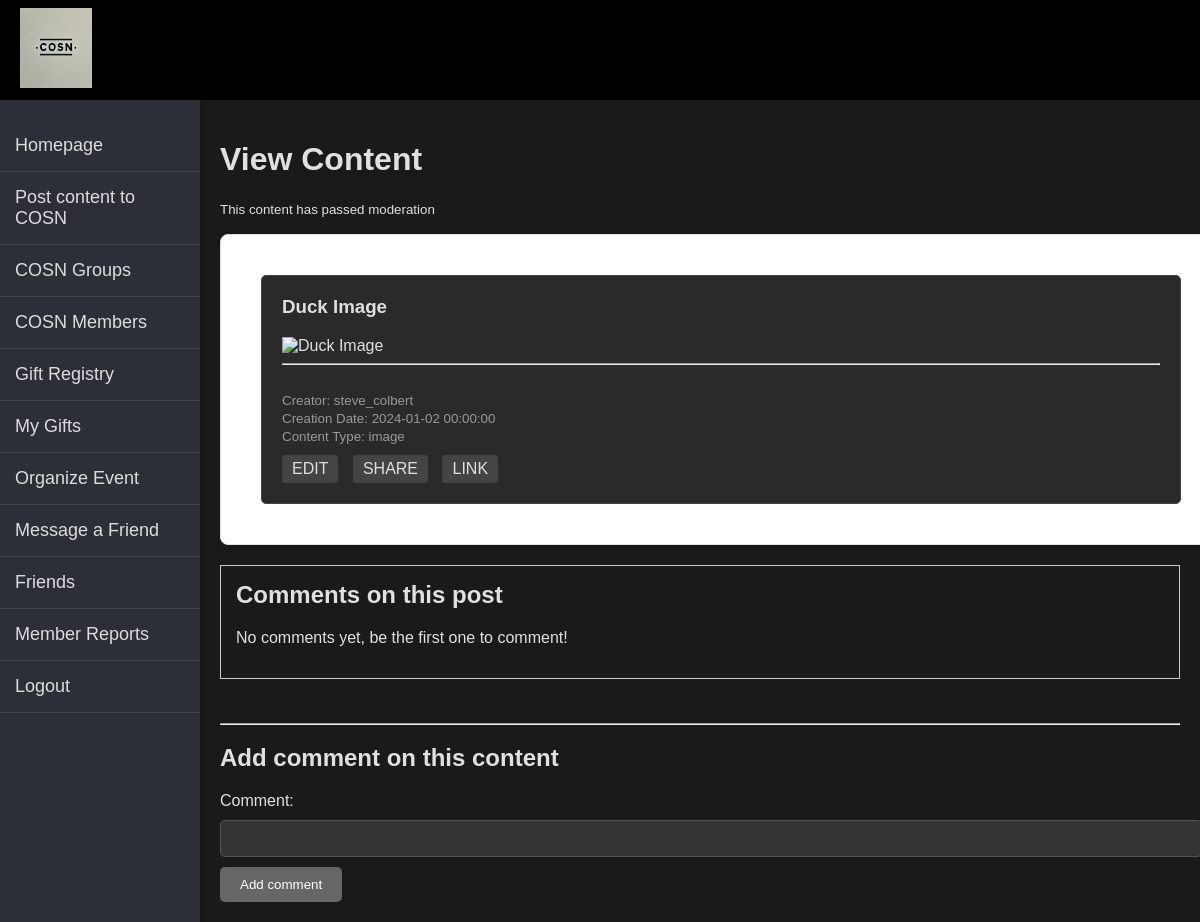
Page /App/COSN_content_view.php?content_id=2 (signed in) on the committed database.
### App/COSN_content_view.php (the view, shortened to what this page needs)
<?php
include("db_config.php");
include("header.php");
include('sidebar.php');
if ($_SESSION['privilege_level'] === 'administrator'){
    $isAdmin = true;
}else{
    $isAdmin = false;
}
$logged_in_member_id = $_SESSION['member_id'];
$content_id = $_GET['content_id'];
$sql = $pdo->prepare("
    SELECT
        content_id, m.username, content_type, content_data, content_creation_date, content_title, moderation_status,
        cpp.content_public_permission_type AS content_permission_type, 'public' as content_feed_type, NULL as post_group_name
    FROM
        kpc353_2.content as cont
    INNER JOIN kpc353_2.content_public_permissions as cpp
        ON cont.content_id = cpp.target_content_id
    INNER JOIN kpc353_2.members as m
        ON cont.creator_id = m.member_id
        AND content_id = :content_id
    WHERE
        moderation_status = 'approved'
    UNION
    SELECT
        content_id, m.username, content_type, content_data, content_creation_date, content_title, moderation_status,
        cmp.content_permission_type AS content_permission_type, 'private' as content_feed_type, NULL as post_group_name
    FROM
        kpc353_2.content as cont
    INNER JOIN kpc353_2.content_member_permission as cmp
        ON cont.content_id = cmp.target_content_id
    INNER JOIN kpc353_2.members as m
        ON cont.creator_id = m.member_id
    WHERE
        moderation_status = 'approved' AND
        cmp.authorized_member_id = :logged_in_member_id
        AND content_id = :content_id
    UNION
    SELECT
        content_id, m.username, content_type, content_data, content_creation_date, content_title, moderation_status,
        cgp.content_group_permission_type AS content_permission_type, 'group' as content_feed_type, g.group_name as post_group_name
    FROM
        kpc353_2.content as cont
    INNER JOIN kpc353_2.content_group_permissions as cgp
        ON cont.content_id = cgp.target_content_id
    INNER JOIN kpc353_2.groups as g
        ON g.group_id = cgp.target_group_id
    INNER JOIN kpc353_2.group_members as gm
        on gm.joined_group_id = g.group_id
    INNER JOIN kpc353_2.members as m
        ON m.member_id = gm.participant_member_id
    WHERE
        moderation_status = 'approved'
        AND m.member_id = :logged_in_member_id
        AND content_id = :content_id
    ORDER BY content_creation_date desc
    ");
$sql->execute(['logged_in_member_id' => $logged_in_member_id, 'content_id'=>$content_id]);
$contentPermissions = $sql->fetchAll(PDO::FETCH_ASSOC);
$content_comment_permission = false;
$content_edit_permission = false;
$content_share_permission = false;
$content_link_permission = false;
while($row = current($contentPermissions)) {
    if ((!$content_comment_permission && $row['content_permission_type'] === 'comment') || $isAdmin) {
        $content_comment_permission = true;
    }
    if ((!$content_edit_permission && $row['content_permission_type'] === 'edit') || $isAdmin) {
        $content_edit_permission = true;
    }
    if ((!$content_share_permission && $row['content_permission_type'] === 'share') || $isAdmin) {
        $content_share_permission = true;
    }
    if ((!$content_link_permission && $row['content_permission_type'] === 'link') || $isAdmin) {
        $content_link_permission = true;
    }
    next($contentPermissions);
}
$sqlContent = $pdo->prepare('SELECT
                            content_type, content_title, content_data, m.username, content_creation_date
                            FROM
                                kpc353_2.content as c
                                LEFT JOIN kpc353_2.members as m
                                    on c.creator_id = m.member_id
                            WHERE
                                content_id = :content_id');
$sqlContent->execute(['content_id' => $content_id]);
$contentDetails = $sqlContent->fetch(PDO::FETCH_ASSOC);
$content_type = $contentDetails['content_type'];
$content_title = $contentDetails['content_title'];
$content_data = $contentDetails['content_data'];
$content_creator = $contentDetails['username'];
$content_creation_datetime = $contentDetails['content_creation_date'];
$commentContent = $pdo->prepare('
SELECT content_comment_id, commenter_member_id, comment_text, target_content_id, datetime_comment, m.username
FROM content_comment as cc
    INNER JOIN members as m
        ON cc.commenter_member_id = m.member_id
WHERE target_content_id = :content_id
ORDER BY datetime_comment DESC'
);
$commentContent->execute(['content_id' => $content_id]);
$commentDetails = $commentContent->fetchAll(PDO::FETCH_ASSOC);
?>
<!DOCTYPE html>
<html lang="en">
<link rel="stylesheet" type = "text/css" href="COSN_content_view.css" />
<head>
</head>
<body>
<div class="main-content">
    <h1>View Content</h1>
    <small>This content has passed moderation</small>
    <div class="view-content-container">
        <div class="feed-item" data-permission-type="<?php echo htmlspecialchars($permission_types_string); ?>">
            <h3><?php echo htmlspecialchars($content_title); ?></h3>
            <?php
            switch($content_type) {
                case 'image':
                    echo '<img src="' . htmlspecialchars($content_data) . '" alt="' . htmlspecialchars($content_title) . '" class="content-image">';
                    break;
            }
            ?>
            <hr>
            <small>
                <br>Creator: <?php echo $content_creator; ?>
                <br>Creation Date: <?php echo $content_creation_datetime; ?>
                <br>
                Content Type: <?php echo htmlspecialchars($content_type); ?>
            </small>
            <div class="action-buttons">
                <?php if ($content_edit_permission): ?>
                    <a href="COSN_content_edit.php?content_id=<?php echo urlencode($content_id); ?>" class="action-button edit-button">EDIT</a>
                <?php else: ?>
                    <p>You don't have permission to EDIT this content</p>
                <?php endif; ?>
                <?php if ($content_share_permission): ?>
                    <a href="edit_content.php?content_id=<?php echo urlencode($content_id); ?>" class="action-button share-button">SHARE</a>
                <?php else: ?>
                    <p>You don't have permission to SHARE this content</p>
                <?php endif; ?>
                <?php if ($content_link_permission): ?>
                    <a href="edit_content.php?content_id=<?php echo urlencode($content_id); ?>" class="action-button link-button">LINK</a>
                <?php else: ?>
                    <p>You don't have permission to LINK this content</p>
                <?php endif; ?>
            </div>
        </div>
    </div>
    <div class="comments-container">
        <h2>Comments on this post</h2>
        <?php if (empty($commentDetails)): ?>
            <p>No comments yet, be the first one to comment!</p>
        <?php endif; ?>
    </div>
    <br><br>
    <hr>
    <?php if ($content_comment_permission): ?>
        <form class="comment-form" method="POST">
            <h2>Add comment on this content</h2>
                <label for="comment">Comment:</label>
                <input type="text" id="comment" name="comment" required>
            <button type="submit" name="add_comment">Add comment</button>
        </form>
    <?php else: ?>
        <p>You don't have permission to comment on this content</p>
    <?php endif; ?>
</html>

### App/header.css (style rules this page uses)
body { background-color: #f5f5f5; }

### App/css/sidebar.css (style rules this page uses)
body { margin: 0; font-family: Arial, sans-serif; }

### App/COSN_content_view.css (style rules this page uses)
body { background-color: #1a1a1a; color: #e0e0e0; font-family: Arial, sans-serif; transition: background-color 0.3s, color 0.3s; display: flex; flex-direction: column; min-height: 100vh; margin: 0; }
button { padding: 10px 20px; border: none; background-color: #666; color: #ffffff; border-radius: 5px; cursor: pointer; }
.view-content-container { background-color: #ffffff; border-radius: 8px; box-shadow: 0 2px 4px rgba(0, 0, 0, 0.1); border: 1px solid #e0e0e0; padding: 20px; margin: 16px 0; width: 100%; max-width: 1200px; margin-left: auto; margin-right: auto; }
.feed-item { background-color: #2a2a2a; border: 1px solid #444; border-radius: 5px; padding: 20px; margin: 20px; box-sizing: border-box; }
.feed-item h3 { color: #e0e0e0; margin-top: 0; }
.feed-item small { color: #999999; }
img { max-width: 90%; height: auto; }
.comments-container { border: 1px solid #ccc; padding: 15px; margin-top: 20px; }
.comments-container h2 { margin-top: 0; }
.main-content { margin-left: 200px; padding: 20px; }
.action-buttons { margin-top: 10px; }
.action-button { display: inline-block; margin-right: 10px; padding: 5px 10px; background-color: #444; color: #e0e0e0; text-decoration: none; border-radius: 3px; }
.comment-form { display: block; }
input[type="text"], input[type="password"],select { width: 100%; padding: 10px; margin: 10px 0; background-color: #333; color: #e0e0e0; border: 1px solid #555; border-radius: 5px; }

### rows in the picture
content: content_title "Duck Image", creator.username "steve_colbert", content_creation_date "2024-01-02 00:00:00", content_type "image"
